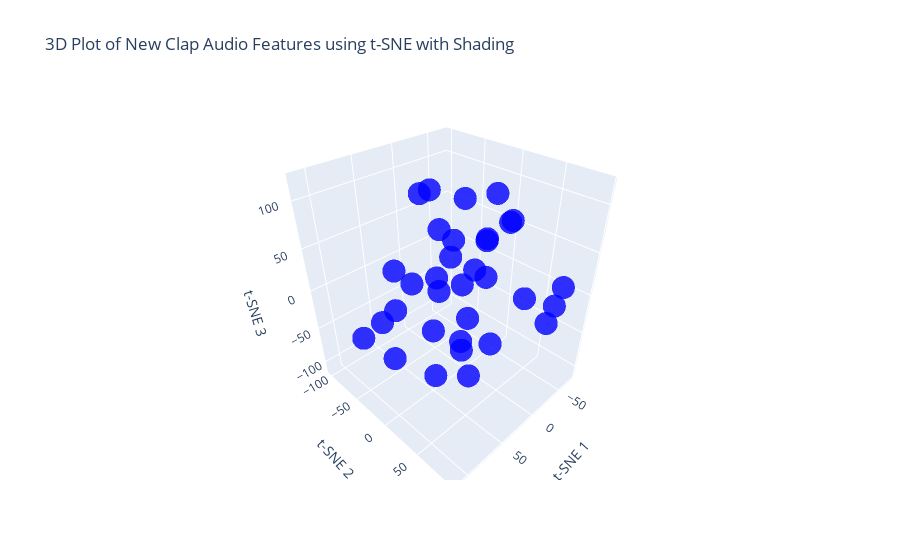

Notebook code for this chart:
### Code cell
non_anomalous_clap_audio_features = extract_features_from_files(non_anomalous_clap_audio,0.15)
print(len(non_anomalous_clap_audio))

visualize_audio(non_anomalous_clap_audio_features, 'New Clap Audio',len(non_anomalous_clap_audio))

### Figure 1 — Plotly figure (JSON) as saved in the notebook; plotly's stock layout.template omitted (floating-point values rounded to 4 significant figures)
{"data": [{"marker": {"color": ["blue", "blue", "blue", "blue", "blue", "blue", "blue", "blue", "blue", "blue", "blue", "blue", "blue", "blue", "blue", "blue", "blue", "blue", "blue", "blue", "blue", "blue", "blue", "blue", "blue", "blue", "blue", "blue", "blue", "blue", "blue", "blue", "blue"], "opacity": 0.8, "size": 8}, "mode": "markers", "type": "scatter3d", "x": [-41.07, -21.49, -51.9, -8.071, -68.52, -36.5, -9.36, 15.7, 0.299, -36.77, -30.98, -23.47, -60.63, -72.96, 30.05, 8.322, 23.39, -16.44, 20.19, -7.204, 11.18, 43.03, -13.12, 24.96, 6.693, 1.058, 35.12, 27.19, 42.87, 78.63, 107.4, 113.0, 102.1], "y": [88.27, 58.85, 75.94, 94.81, 2.246, -80.57, -100.6, -101.8, -44.94, -59.76, -16.45, -42.06, -24.5, -36.01, 30.26, 1.979, -27.27, 23.36, 13.48, -13.63, 16.92, -3.687, 40.36, 45.93, 39.44, -3.058, -2.927, -37.22, -5.945, -19.9, -2.136, -28.24, 4.477], "z": [22.8, 4.423, -12.03, 1.322, 53.47, -64.42, -49.37, -19.43, -9.563, -4.841, -0.3285, 29.99, -27.82, 12.2, -7.58, 7.921, -62.04, -74.85, -66.92, -88.58, -110.3, -101.7, 84.77, 84.97, 118.4, 98.77, 79.25, 101.0, 118.8, 1.108, 13.07, -18.19, -30.11]}], "layout": {"scene": {"xaxis": {"title": {"text": "t-SNE 1"}}, "yaxis": {"title": {"text": "t-SNE 2"}}, "zaxis": {"title": {"text": "t-SNE 3"}}}, "title": {"text": "3D Plot of New Clap Audio Features using t-SNE with Shading"}}}
